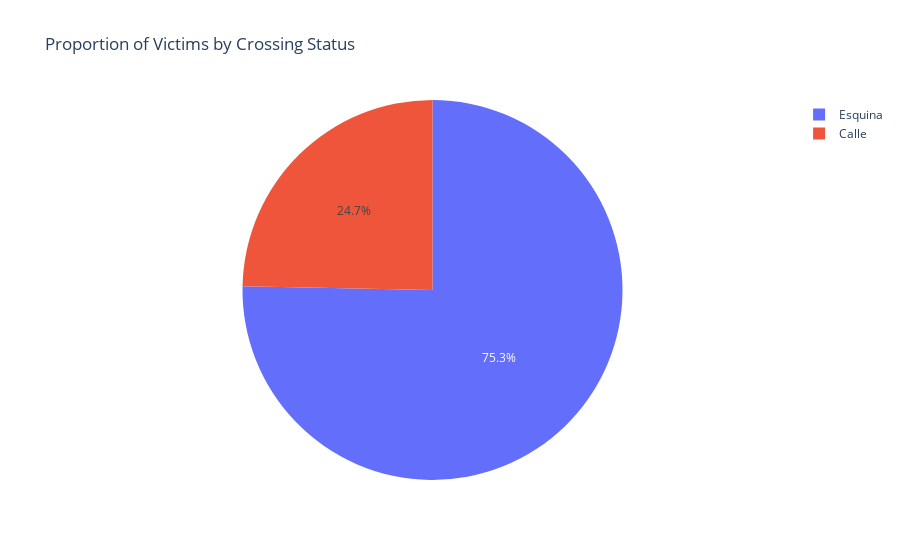

Here is the notebook cell this chart was saved with:
### Code cell
import plotly.express as px

# Group data by 'es_cruce', summing 'n_victimas'
grouped_data = data_hm.groupby('es_cruce')['n_victimas'].sum().reset_index()

# Create a pie chart using Plotly Express
fig = px.pie(grouped_data, values='n_victimas', names='es_cruce', 
             title='Proportion of Victims by Crossing Status')

# Show the plot
fig.show()

### Figure 1 — Plotly figure (JSON) as saved in the notebook; plotly's stock layout.template omitted (floating-point values rounded to 4 significant figures)
{"data": [{"domain": {"x": [0, 1], "y": [0, 1]}, "hovertemplate": "es_cruce=%{label}<br>n_victimas=%{value}<extra></extra>", "labels": ["Calle", "Esquina"], "legendgroup": "", "name": "", "showlegend": true, "type": "pie", "values": [177, 540]}], "layout": {"legend": {"tracegroupgap": 0}, "title": {"text": "Proportion of Victims by Crossing Status"}}}
